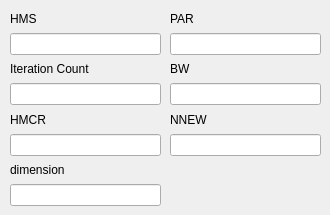
    <widget class="QWidget" name="HS_3">
     <widget class="QWidget" name="layoutWidget">
      <property name="geometry">
       <rect>
        <x>10</x>
        <y>10</y>
        <width>151</width>
        <height>196</height>
       </rect>
      </property>
      <layout class="QVBoxLayout" name="verticalLayout_15">
       <item>
        <widget class="QLabel" name="label_41">
         <property name="text">
          <string>HMS</string>
         </property>
        </widget>
       </item>
       <item>
        <widget class="QLineEdit" name="HS_HWS_3"/>
       </item>
       <item>
        <widget class="QLabel" name="label_42">
         <property name="text">
          <string>Iteration Count</string>
         </property>
        </widget>
       </item>
       <item>
        <widget class="QLineEdit" name="HS_iterCount_3"/>
       </item>
       <item>
        <widget class="QLabel" name="label_43">
         <property name="text">
          <string>HMCR</string>
         </property>
        </widget>
       </item>
       <item>
        <widget class="QLineEdit" name="HS_HMCR_3"/>
       </item>
       <item>
        <widget class="QLabel" name="label_68">
         <property name="text">
          <string>dimension</string>
         </property>
        </widget>
       </item>
       <item>
        <widget class="QLineEdit" name="hs_dim_3"/>
       </item>
      </layout>
     </widget>
     <widget class="QWidget" name="layoutWidget">
      <property name="geometry">
       <rect>
        <x>170</x>
        <y>10</y>
        <width>151</width>
        <height>146</height>
       </rect>
      </property>
      <layout class="QVBoxLayout" name="verticalLayout_18">
       <item>
        <widget class="QLabel" name="label_44">
         <property name="text">
          <string>PAR</string>
         </property>
        </widget>
       </item>
       <item>
        <widget class="QLineEdit" name="HS_PAR_3"/>
       </item>
       <item>
        <widget class="QLabel" name="label_45">
         <property name="text">
          <string>BW</string>
         </property>
        </widget>
       </item>
       <item>
        <widget class="QLineEdit" name="HS_BW_3"/>
       </item>
       <item>
        <widget class="QLabel" name="label_46">
         <property name="text">
          <string>NNEW</string>
         </property>
        </widget>
       </item>
       <item>
        <widget class="QLineEdit" name="HS_NNEW_3"/>
       </item>
      </layout>
     </widget>
    </widget>
